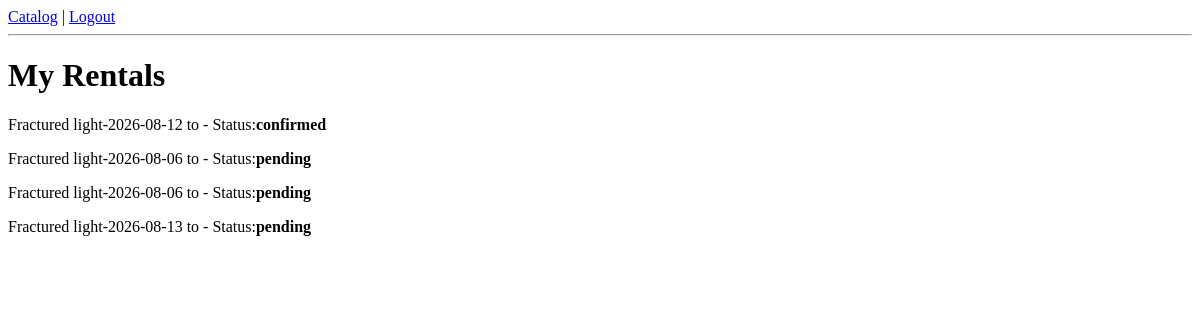
The app's page /my-rentals (signed in), older data.
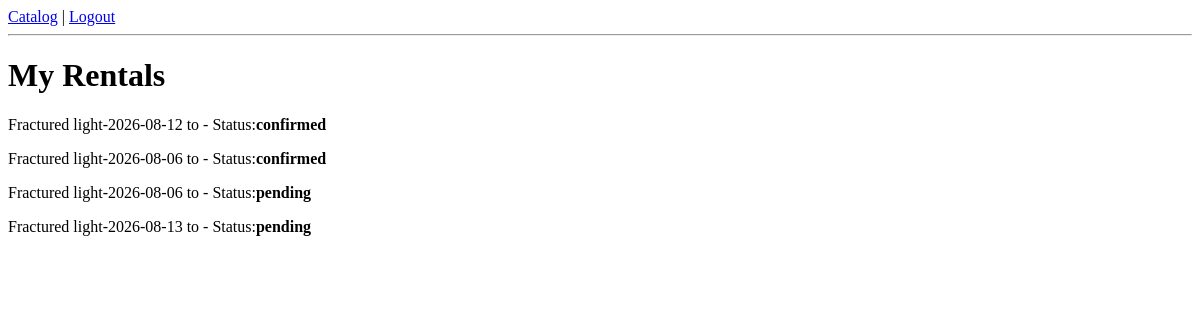
The same page, newer data.
### models.py (models this page shows, shortened)
class Rental(db.Model):
    id = db.Column(db.Integer, primary_key=True)
    user_id = db.Column(db.Integer,db.ForeignKey("user.id"), nullable=False)
    artwork_id = db.Column(db.Integer,db.ForeignKey("artwork.id"), nullable=False)
    start_date = db.Column(db.Date, nullable=False)
    end_date = db.Column(db.Date, nullable=False)
    status = db.Column(db.String(20), default="pending")
    user = db.relationship("User", backref="rentals")
    artwork = db.relationship("Artwork", backref="rentals")

class Artwork(db.Model):
    id = db.Column(db.Integer, primary_key=True)
    title = db.Column(db.String(150), nullable=False)
    artist_name = db.Column(db.String(150), nullable=False)
    category = db.Column(db.String(80))
    price_per_month = db.Column(db.Float, nullable=False)
    is_available = db.Column(db.Boolean, default=True)

### app.py (the view)
@app.route("/my-rentals")
@login_required
def my_rentals():
    rentals = Rental.query.filter_by(user_id=current_user.id).all()
    return render_template("my_rentals.html", rentals=rentals)

### app.py (called while the page is built)
@login_manager.user_loader
def load_user(user_id):
    return User.query.get(int(user_id))

### templates/my_rentals.html (shortened to what this page needs)
{% extends "base.html" %}
{% block content %}
    <h1>My Rentals</h1>
    {% for rental in rentals %}
        <p>
            {{ rental.artwork.title }}-{{ rental.start_date}} to {{ rentals.end_date }}
            - Status:<strong>{{ rental.status }}</strong>
        </p>
    {% endfor %}
{% endblock %}

Row changes from the older to the newer data that the page shows:
changed Rental (number 2 of 4 on the later page): status "pending" → "confirmed"
